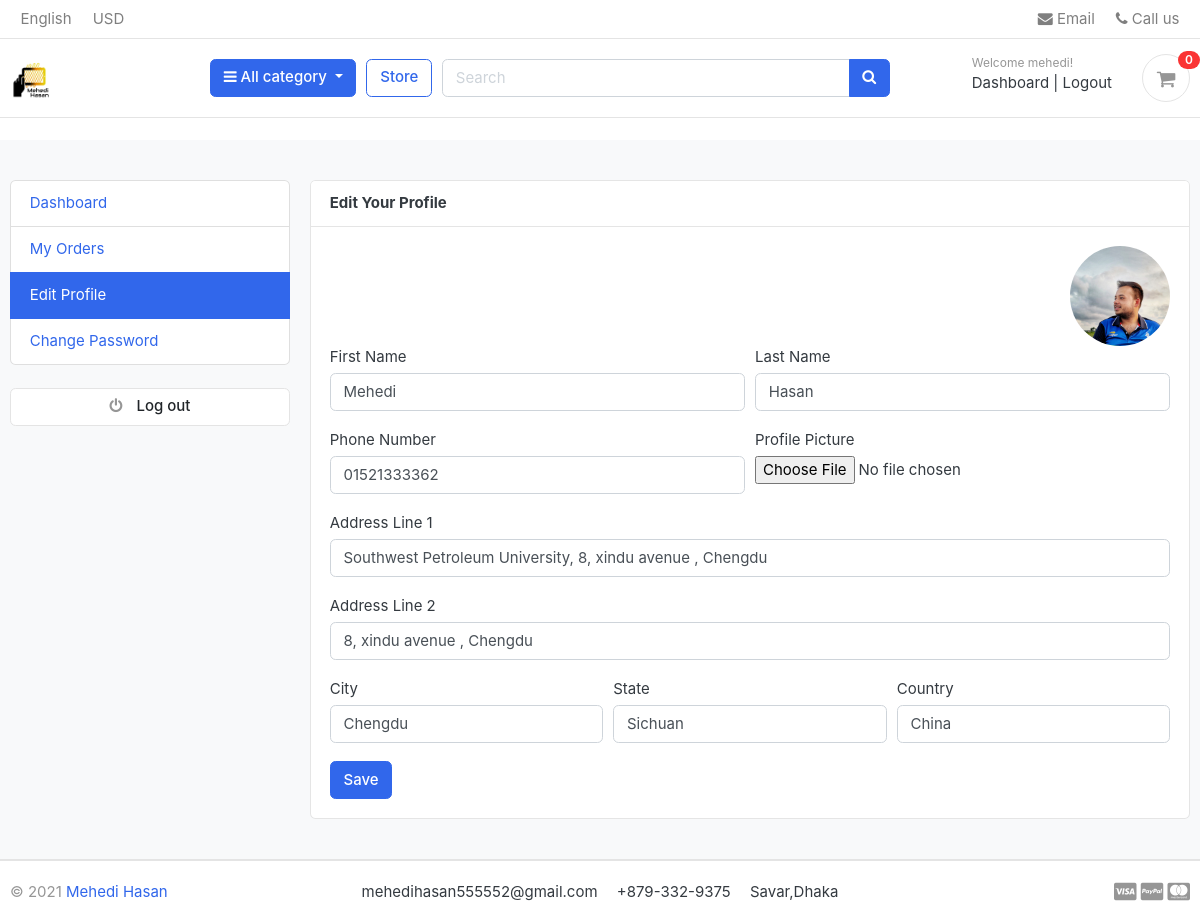
/edit_profile/ (signed in), run on the app's committed database.
### store/models.py (models this page shows, shortened)
class UserProfile(models.Model):
    user = OneToOneField(User, on_delete=models.CASCADE)
    address_line_1 = models.CharField(max_length=200)
    address_line_2 = models.CharField(max_length=200)
    phone = models.CharField(max_length=200, blank=True)
    profile_pic = models.ImageField(upload_to='images/profile',blank=True, default='profile.jpg')
    city = models.CharField(max_length=200, blank=True)
    state = models.CharField(max_length=200, blank=True)
    country = models.CharField(max_length=200, blank=True)

### store/views.py (the view)
# urls.py: path('edit_profile/', views.edit_profile,name='edit_profile'),
@login_required(login_url='login')
def edit_profile(request):
    userprofile = get_object_or_404(UserProfile, user=request.user)
    if request.method == 'POST':
        user_form = UserForm(request.POST, instance=request.user)
        profile_form = UserProfileForm(request.POST, request.FILES, instance=userprofile)
        if user_form.is_valid() and profile_form.is_valid():
            user_form.save()
            profile_form.save()
            messages.success(request, 'Your Profile Has Been Updated')
            return redirect('edit_profile')
    else:
        user_form = UserForm(instance=request.user)
        profile_form = UserProfileForm(instance=userprofile)
    context = {'user_form':user_form,'profile_form':profile_form,'userprofile':userprofile}
    return render(request, 'store/profile.html',context)

### store/forms.py
class UserForm(forms.ModelForm):
    class Meta:
        model = User
        fields = ['first_name','last_name']
        widgets = {
            'first_name':forms.TextInput(attrs={'class': 'form-control'}),
            'last_name':forms.TextInput(attrs={'class': 'form-control'}),
        }

class UserProfileForm(forms.ModelForm):
    profile_pic = forms.ImageField(required=False, error_messages = {'invalid':("Image files only")}, widget=forms.FileInput)
    class Meta:
        model = UserProfile
        fields = ['address_line_1','address_line_2','city','state','phone','country','profile_pic']
        widgets = {
            'address_line_1':forms.TextInput(attrs={'class': 'form-control'}),
            'address_line_2':forms.TextInput(attrs={'class': 'form-control'}),
            'state':forms.TextInput(attrs={'class': 'form-control'}),
            'phone':forms.TextInput(attrs={'class': 'form-control'}),
            'country':forms.TextInput(attrs={'class': 'form-control'}),
            'city':forms.TextInput(attrs={'class': 'form-control'}),
        }

### store/cart_counter.py (called while the page is built)
def counter(request):
    cart_count = 0
    try:
        cart = Cart.objects.filter(cart_id =_cart_id(request))
        if request.user.is_authenticated:
            cart_items = CartItem.objects.all().filter(user=request.user)
        else:
            cart_items = CartItem.objects.all().filter(cart=cart[:1])
        for cart_item in cart_items:
            cart_count += cart_item.quantity
    except:
        pass
    return dict(cart_count=cart_count)

### store/category.py (called while the page is built)
def menu_links(request):
    links = Category.objects.all()
    return dict(links=links)

### store/models.py (called while the page is built)
    def get_url(self):
        return reverse('products_by_category', args={self.slug})

### store/views.py (called while the page is built)
def _cart_id(request):
    cart = request.session.session_key
    if not cart:
        cart = request.session.create()
    return cart

### store/templates/store/profile.html (shortened to what this page needs)
{% extends 'store/base.html' %}
{% load static %}
{% block content %}
<section class="section-conten padding-y bg">
<div class="container">
	<div class="row">
	<aside class="col-md-3">
		<ul class="list-group">
			<a class="list-group-item {% if '/dashboard/' == request.path %}active{% endif %}" href="{% url 'dashboard'%}"> Dashboard </a>
			<a class="list-group-item {% if '/my_orders/' == request.path %}active{% endif %}"  href="{% url 'my_orders'%}"> My Orders </a>
			<a class="list-group-item {% if '/edit_profile/' == request.path %}active{% endif %}" href="{% url 'edit_profile'%}"> Edit Profile </a>
			<a class="list-group-item {% if '/change_password/' == request.path %}active{% endif %}" href="{% url 'change_password'%}">Change Password </a>
		</ul>
		<br>
		<a class="btn btn-light btn-block" href="{% url 'logout'%}"> <i class="fa fa-power-off"></i> <span class="text">Log out</span> </a>
	</aside>
	<main class="col-md-9">
		<article class="card">
		<header class="card-header">
			<strong class="d-inline-block mr-3">Edit Your Profile</strong>
		</header>
		<div class="card-body">
			<div class="row">
				<div class="col-md-12">
					<div class="text-right">
                        <img src="{{userprofile.profile_pic.url}}" alt="Profile Picture" width="100" style="border-radius:50px;">
                    </div>
                   <form action="{% url 'edit_profile' %}" method="POST" enctype="multipart/form-data">
                    <div class="form-row">
                        <div class="form-group col-md-6">
                            <label for="">First Name</label>
                             {{user_form.first_name}}
                        </div>
                        <div class="form-group col-md-6">
                            <label for="">Last Name</label>
                            {{user_form.last_name}}
                        </div>
                    </div>
                    <div class="form-row">
                        <div class="form-group col-md-6">
                            <label for="">Phone Number</label>
                            {{profile_form.phone}}
                        </div>
                        <div class="form-group col-md-6">
                            <label for="">Profile Picture</label>
                            {{profile_form.profile_pic}}
                        </div>
                    </div>
                        <div class="form-group">
                            <label for="">Address Line 1</label>
                            {{profile_form.address_line_1}}
                        </div>
                        <div class="form-group">
                            <label for="">Address Line 2</label>
                            {{profile_form.address_line_2}}
                        </div>
                    <div class="form-row">
                        <div class="form-group col-md-4">
                            <label for="">City</label>
                            {{profile_form.city}}
                        </div>
                        <div class="form-group col-md-4">
                            <label for="">State</label>
                            {{profile_form.state}}
                        </div>
                        <div class="form-group col-md-4">
                            <label for="">Country</label>
                            {{profile_form.country}}
                        </div>
                    </div>
                    <input type="submit" value="Save" class="btn btn-primary">
                   </form>
				</div>
			</div>
		</div>
		</article>
	</main>
</div>
</div>
</section>
{% endblock %}

### store/templates/store/base.html (shortened to what this page needs)
{% load static %}
<!DOCTYPE HTML>
<html lang="en">
<head>
<link href="{% static 'css/bootstrap.css'%}" rel="stylesheet" type="text/css"/>
<link href="{% static 'fonts/fontawesome/css/all.min.css'%}" type="text/css" rel="stylesheet">
<link href="{% static 'css/ui.css'%}" rel="stylesheet" type="text/css"/>
<link href="{% static 'css/carosel.css'%}" rel="stylesheet" type="text/css"/>
<link href="{% static 'css/rating.css'%}" rel="stylesheet" type="text/css"/>
<link rel="stylesheet" href="https://cdnjs.cloudflare.com/ajax/libs/font-awesome/4.7.0/css/font-awesome.min.css">
<link href="{% static 'css/responsive.css'%}" rel="stylesheet" media="only screen and (max-width: 1200px)" />
</head>
<body>
<header class="section-header">
<nav class="navbar p-md-0 navbar-expand-sm navbar-light border-bottom">
<div class="container">
  <div class="collapse navbar-collapse" id="navbarTop4">
    <ul class="navbar-nav mr-auto">
    	<li class="nav-item dropdown">
		 	<a href="#" class="nav-link">   English </a>
		</li>
		<li class="nav-item dropdown">
			<a href="#" class="nav-link"> USD </a>
		</li>
    </ul>
    <ul class="navbar-nav">
		<li><a href="mailto:mehedihasan555552@gmail.com" class="nav-link"> <i class="fa fa-envelope"></i> Email </a></li>
		<li><a href="#" class="nav-link"> <i class="fa fa-phone"></i> Call us </a></li>
	</ul>
  </div>
</div>
</nav>
<section class="header-main border-bottom">
	<div class="container">
<div class="row align-items-center">
	<div class="col-lg-2 col-md-3 col-6">
		<a href="{% url 'index'%}" class="brand-wrap">
			<img class="logo" src="{% static './images/logo.png'%}">
		</a>
	</div>
	<div class="col-lg col-sm col-md col-6 flex-grow-0">
		<div class="category-wrap dropdown d-inline-block float-right">
			<button type="button" class="btn btn-primary dropdown-toggle" data-toggle="dropdown">
				<i class="fa fa-bars"></i> All category
			</button>
		</div>
	</div>
	<a href="{% url 'store'%}" class="btn btn-outline-primary">Store</a>
	<div class="col-lg  col-md-6 col-sm-12 col">
		<form action="{% url 'search'%}" class="search" method="GET">
			<div class="input-group w-100">
			    <input type="text" class="form-control" style="width:60%;" placeholder="Search" name="keyword">
			    <div class="input-group-append">
			      <button class="btn btn-primary" type="submit">
			        <i class="fa fa-search"></i>
			      </button>
			    </div>
		    </div>
		</form>
	</div>
	<div class="col-lg-3 col-sm-6 col-8 order-2 order-lg-3">
				<div class="d-flex justify-content-end mb-3 mb-lg-0">
					<div class="widget-header">
						<small class="title text-muted">Welcome {{user.username}}!</small>
						<div>
							{% if user.is_authenticated %}
							<a href="{% url 'dashboard'%}">Dashboard</a> <span class="dark-transp"> | </span>
							<a href="{% url 'logout' %}"> Logout</a>
							{% else %}
							<a href="{% url 'login' %}">Sign in</a> <span class="dark-transp"> | </span>
							<a href="{% url 'register' %}"> Register</a>
							{% endif %}
						</div>
					</div>
					<a href="{% url 'cart'%}" class="widget-header pl-3 ml-3">
						<div class="icon icon-sm rounded-circle border"><i class="fa fa-shopping-cart"></i></div>
						<span class="badge badge-pill badge-danger notify">{{cart_count}}</span>
					</a>
				</div>
			</div>
</div>
	</div>
</section>
</header>
<br>
{% block content %}
{% endblock %}
<footer class="section-footer border-top">
	<div class="container">
		<section class="footer-bottom border-top row">
			<div class="col-md-2">
				<p class="text-muted"> &copy 2021 <a href="http://mehedi555552.pythonanywhere.com/" target="_blank">Mehedi Hasan</a> </p>
			</div>
			<div class="col-md-8 text-md-center">
				<span  class="px-2">mehedihasan555552@gmail.com</span>
				<span  class="px-2">+879-332-9375</span>
				<span  class="px-2">Savar,Dhaka</span>
			</div>
			<div class="col-md-2 text-md-right text-muted">
				<i class="fab fa-lg fa-cc-visa"></i>
				<i class="fab fa-lg fa-cc-paypal"></i>
				<i class="fab fa-lg fa-cc-mastercard"></i>
			</div>
		</section>
	</div>
</footer>
</body>
</html>

### static/css/ui.css (style rules this page uses)
html { font-family: "Inter", sans-serif; font-size: 15px; }
.icon-xs, .icon-sm, .icon-md, .icon-lg { display: inline-block; text-align: center; flex-shrink: 0; flex-grow: 0; }
.icon-sm { width: 48px; height: 48px; line-height: 48px !important; font-size: 20px; }
.padding-y { padding-top: 40px; padding-bottom: 40px; }
article:after, .form-group:after { display: block; clear: both; content: ""; }
.bg { background-color: #f8f9fa; }
p:last-child { margin-bottom: 0; }
.header-main { position: relative; padding-top: 1rem; padding-bottom: 1rem; }
.brand-wrap .logo, .navbar-brand .logo { margin-right: 7px; max-height: 42px; display: inline-block; }
.widget-header { display: inline-block; vertical-align: middle; position: relative; }
.widget-header a { color: #343a40; }
.widget-header i { color: #969696; }
.widget-header .title { display: block; }
.widget-header .notify { position: absolute; top: -3px; right: -10px; }
.footer-bottom { padding-top: 20px; padding-bottom: 20px; }
.btn-light { background-color: #fff; border-color: #e4e4e4; }
.btn-light i { color: #969696; }
.btn i + .text { margin-left: 10px; }
.notify { position: absolute; top: -4px; right: -10px; display: inline-block; padding: 0.25em 0.6em; font-size: 12px; line-height: 1; text-align: center; border-radius: 3rem; color: #fff; background-color: #fa3434; }

### data on the page
UserProfile: profile_pic (picture), phone "01521333362", address_line_1 "Southwest Petroleum University, 8, xindu avenue , Chengdu", address_line_2 "8, xindu avenue , Chengdu", city "Chengdu", state "Sichuan", country "China"

### other printed values
{{ user.username }} "mehedi"
{{ cart_count }} "0"
